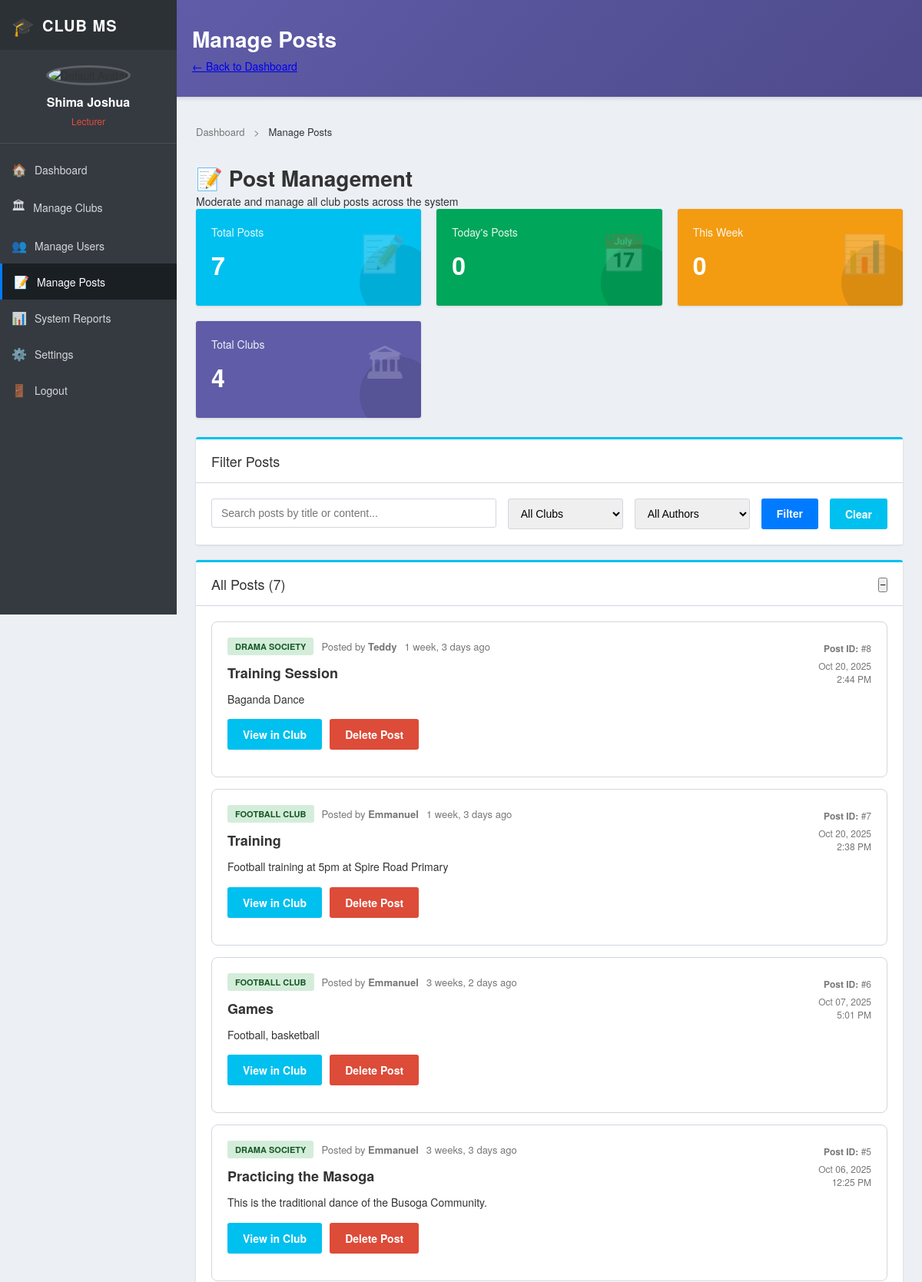
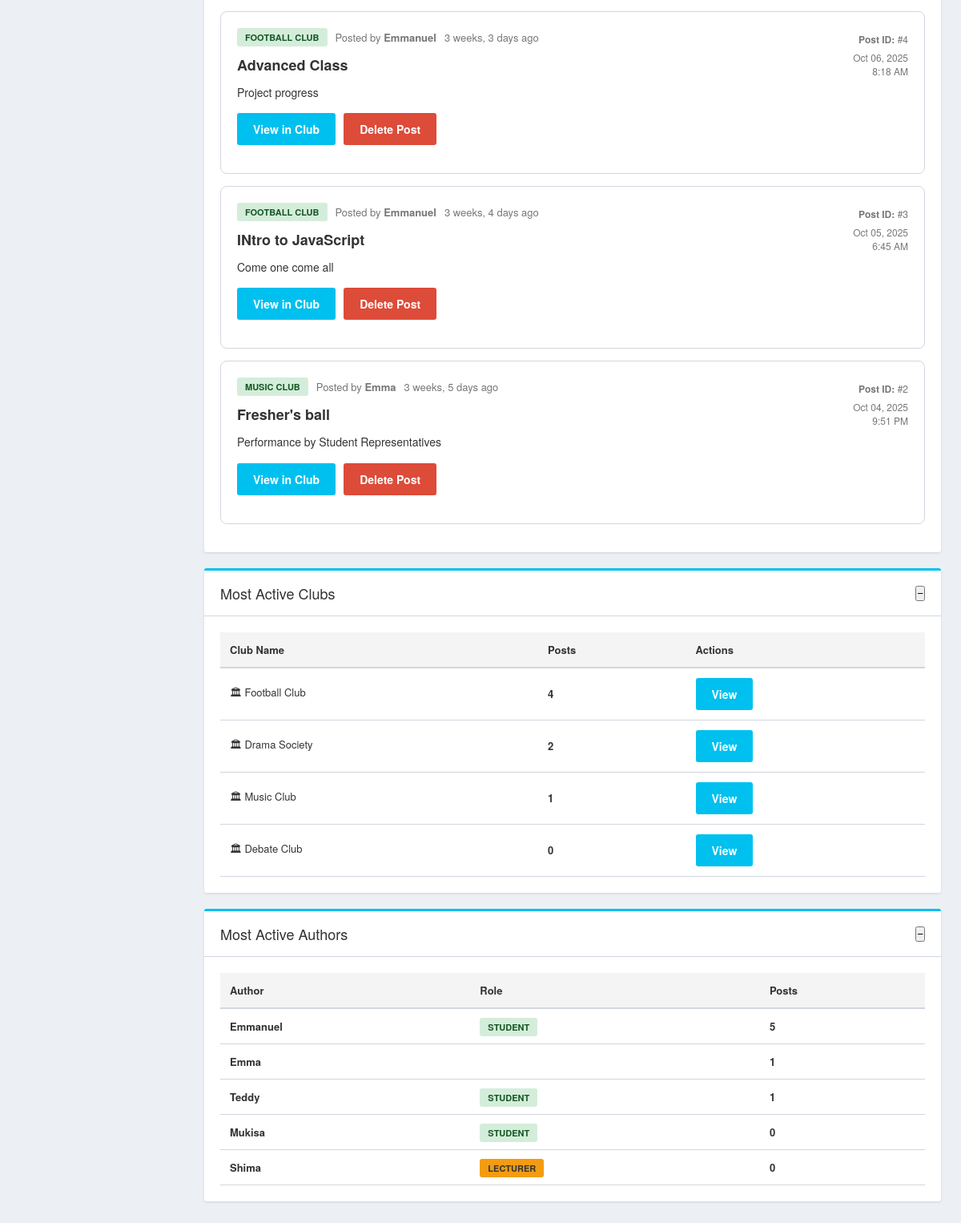
Screenshot of /users/manage-posts/ (signed in) with the database file from the repository (2 pictures, top to bottom).
### users/models.py (models this page shows, shortened)
class Profile(models.Model):
    ROLE_CHOICES = [
        ("student", "Student"),
        ("lecturer", "Lecturer"),
        ("admin", "Admin"),
    ]
    user = models.OneToOneField(User, on_delete=models.CASCADE)
    role = models.CharField(max_length=20, choices=ROLE_CHOICES)
    name = models.CharField(max_length=100)

### clubs/models.py (models this page shows, shortened)
class ClubPost(models.Model):
    club = models.ForeignKey(
        Club, on_delete=models.CASCADE, related_name="posts"
    )
    title = models.CharField(max_length=200)
    content = models.TextField()
    author = models.ForeignKey(
        settings.AUTH_USER_MODEL, on_delete=models.CASCADE
    )
    created_at = models.DateTimeField(auto_now_add=True)

class Club(models.Model):
    name = models.CharField(max_length=100)
    description = models.TextField()
    meeting_time = models.CharField(max_length=100)
    logo = models.ImageField(upload_to="club_logos/", blank=True, null=True)
    members = models.ManyToManyField(
        settings.AUTH_USER_MODEL,
        related_name="clubs",
        blank=True
    )
    created_by = models.ForeignKey(
        settings.AUTH_USER_MODEL,
        on_delete=models.CASCADE,
        related_name="created_clubs",
        null=True,
        blank=True
    )

### users/views.py (the view)
# urls.py: path('manage-posts/', views.manage_posts, name='manage_posts'),
@login_required
def manage_posts(request):
    if not hasattr(request.user, 'profile') or request.user.profile.role.lower() not in ['admin', 'lecturer']:
        messages.error(request, "You do not have permission to manage posts.")
        return redirect('dashboard')
    search_query = request.GET.get('search', '')
    club_filter = request.GET.get('club', '')
    author_filter = request.GET.get('author', '')
    posts = ClubPost.objects.all().order_by('-created_at')
    if search_query:
        posts = posts.filter(Q(title__icontains=search_query) | Q(content__icontains=search_query))
    if club_filter:
        posts = posts.filter(club__id=club_filter)
    if author_filter:
        posts = posts.filter(author__id=author_filter)
    total_posts = ClubPost.objects.count()
    today_posts = ClubPost.objects.filter(created_at__date=timezone.now().date()).count()
    week_posts = ClubPost.objects.filter(
        created_at__gte=timezone.now() - timedelta(days=7)
    ).count()
    total_clubs = Club.objects.count()
    active_clubs = Club.objects.annotate(post_count=Count('posts')).order_by('-post_count')[:5]
    active_authors = User.objects.annotate(post_count=Count('clubpost')).order_by('-post_count')[:5]
    clubs = Club.objects.all()
    authors = User.objects.all()
    context = {
        'posts': posts,
        'total_posts': total_posts,
        'today_posts': today_posts,
        'week_posts': week_posts,
        'total_clubs': total_clubs,
        'active_clubs': active_clubs,
        'active_authors': active_authors,
        'clubs': clubs,
        'authors': authors,
        'search_query': search_query,
        'club_filter': club_filter,
        'author_filter': author_filter,
    }
    return render(request, 'users/manage_posts.html', context)

### users/templates/users/manage_posts.html (shortened to what this page needs)
{% load static %}
<!DOCTYPE html>
<html lang="en">
<head>
    <link rel="stylesheet" href="{% static 'css/lecturer_dashboard.css' %}?v=1">
</head>
<body>
<div class="dashboard-wrapper">
    <aside class="sidebar">
        <div class="sidebar-header">
            <div class="logo-section">
                <span class="logo-icon">🎓</span>
                <span class="logo-text">CLUB MS</span>
            </div>
        </div>
        <div class="user-profile">
            {% if user.profile.avatar %}
                <img src="{{ user.profile.avatar.url }}" alt="{{ user.profile.name }}" class="sidebar-avatar">
            {% else %}
                <img src="{% static 'images/default-avatar.png' %}" alt="Default Avatar" class="sidebar-avatar">
            {% endif %}
            <h3>{{ user.profile.name }}</h3>
            <p class="sidebar-role" style="color: #e74c3c;">{{ user.profile.role|title }}</p>
        </div>
        <nav class="sidebar-nav">
            <ul>
                <li><a href="{% url 'admin_dashboard' %}"><span class="nav-icon">🏠</span> Dashboard</a></li>
                <li><a href="{% url 'manage_clubs' %}"><span class="nav-icon">🏛</span> Manage Clubs</a></li>
                <li><a href="{% url 'manage_users' %}"><span class="nav-icon">👥</span> Manage Users</a></li>
                <li><a href="{% url 'manage_posts' %}" class="active"><span class="nav-icon">📝</span> Manage Posts</a></li>
                <li><a href="{% url 'system_reports' %}"><span class="nav-icon">📊</span> System Reports</a></li>
                <li><a href="{% url 'admin_settings' %}"><span class="nav-icon">⚙️</span> Settings</a></li>
                <li>
                    <form id="logout-form" action="{% url 'logout' %}" method="post" style="display:inline;">
                        <button type="submit" class="sidebar-link-btn">
                            <span class="nav-icon">🚪</span> Logout
                        </button>
                    </form>
                </li>
            </ul>
        </nav>
    </aside>
    <main class="dashboard-main">
        <header class="top-header">
            <div class="header-left">
                <h1 class="page-title">Manage Posts</h1>
            </div>
            <div class="header-right">
                <a href="{% url 'admin_dashboard' %}" class="btn-back">← Back to Dashboard</a>
            </div>
        </header>
        <div class="dashboard-content">
            <div class="breadcrumb">
                <a href="{% url 'admin_dashboard' %}">Dashboard</a>
                <span class="separator">></span>
                <span class="current">Manage Posts</span>
            </div>
            <div class="page-header">
                <div class="header-content">
                    <h1>📝 Post Management</h1>
                    <p>Moderate and manage all club posts across the system</p>
                </div>
            </div>
            <section class="stats-grid">
                <div class="stat-card card-blue">
                    <div class="stat-content">
                        <h3>Total Posts</h3>
                        <p class="stat-number">{{ total_posts }}</p>
                    </div>
                    <div class="stat-icon">📝</div>
                </div>
                <div class="stat-card card-green">
                    <div class="stat-content">
                        <h3>Today's Posts</h3>
                        <p class="stat-number">{{ today_posts }}</p>
                    </div>
                    <div class="stat-icon">📅</div>
                </div>
                <div class="stat-card card-yellow">
                    <div class="stat-content">
                        <h3>This Week</h3>
                        <p class="stat-number">{{ week_posts }}</p>
                    </div>
                    <div class="stat-icon">📊</div>
                </div>
                <div class="stat-card card-purple">
                    <div class="stat-content">
                        <h3>Total Clubs</h3>
                        <p class="stat-number">{{ total_clubs }}</p>
                    </div>
                    <div class="stat-icon">🏛</div>
                </div>
            </section>
            <section class="panel">
                <div class="panel-header">
                    <h2>Filter Posts</h2>
                </div>
                <div class="panel-body">
                    <form method="get" style="display: flex; gap: 15px; flex-wrap: wrap;">
                        <div style="flex: 1; min-width: 200px;">
                            <input type="text" name="search" class="form-control"
                                   placeholder="Search posts by title or content..."
                                   value="{{ search_query }}">
                        </div>
                        <div style="min-width: 150px;">
                            <select name="club" class="form-control">
                                <option value="">All Clubs</option>
                            </select>
                        </div>
                        <div style="min-width: 150px;">
                            <select name="author" class="form-control">
                                <option value="">All Authors</option>
                            </select>
                        </div>
                        <button type="submit" class="btn btn-primary">Filter</button>
                        <a href="{% url 'manage_posts' %}" class="btn">Clear</a>
                    </form>
                </div>
            </section>
            <section class="panel">
                <div class="panel-header">
                    <h2>All Posts ({{ posts.count }})</h2>
                    <div class="panel-actions">
                        <button class="panel-toggle">−</button>
                    </div>
                </div>
                <div class="panel-body">
                    {% if posts %}
                    <div class="posts-list">
                        {% for post in posts %}
                        <div class="post-card" style="border: 1px solid var(--border-color); padding: 20px; margin-bottom: 15px; border-radius: 8px;">
                            <div style="display: flex; justify-content: space-between; align-items: start; margin-bottom: 15px;">
                                <div style="flex: 1;">
                                    <div style="display: flex; align-items: center; gap: 10px; margin-bottom: 10px;">
                                        <span class="badge badge-success">{{ post.club.name }}</span>
                                        <span style="color: var(--text-muted); font-size: 13px;">
                                            Posted by <strong>{{ post.author.username }}</strong>
                                        </span>
                                        <span style="color: var(--text-muted); font-size: 13px;">
                                            {{ post.created_at|timesince }} ago
                                        </span>
                                    </div>
                                    <h3 style="margin: 10px 0; font-size: 18px;">{{ post.title }}</h3>
                                    <p style="margin: 10px 0; color: var(--text-dark); line-height: 1.6;">
                                        {{ post.content|truncatewords:50 }}
                                    </p>
                                    <div style="margin-top: 15px; display: flex; gap: 10px;">
                                        <a href="{% url 'club_detail' post.club.id %}" class="btn btn-view">View in Club</a>
                                        <a href="{% url 'delete_post' post.id %}"
                                           class="btn btn-danger"
                                           onclick="return confirm('Are you sure you want to delete this post?')">
                                            Delete Post
                                        </a>
                                    </div>
                                </div>
                                <div style="text-align: right; min-width: 100px;">
                                    <p style="margin: 5px 0; font-size: 12px; color: var(--text-muted);">
                                        <strong>Post ID:</strong> #{{ post.id }}
                                    </p>
                                    <p style="margin: 5px 0; font-size: 12px; color: var(--text-muted);">
                                        {{ post.created_at|date:"M d, Y" }}<br>
                                        {{ post.created_at|time:"g:i A" }}
                                    </p>
                                </div>
                            </div>
                        </div>
                        {% endfor %}
                    </div>
                    {% else %}
                    <div class="empty-state">
                        <div class="empty-icon">📝</div>
                        <h2>No Posts Found</h2>
                        <p>No posts match your search criteria.</p>
                    </div>
                    {% endif %}
                </div>
            </section>
            <div class="content-grid-2">
                <section class="panel">
                    <div class="panel-header">
                        <h2>Most Active Clubs</h2>
                        <div class="panel-actions">
                            <button class="panel-toggle">−</button>
                        </div>
                    </div>
                    <div class="panel-body">
                        {% if active_clubs %}
                        <div class="clubs-table">
                            <table>
                                <thead>
                                    <tr>
                                        <th>Club Name</th>
                                        <th>Posts</th>
                                        <th>Actions</th>
                                    </tr>
                                </thead>
                                <tbody>
                                    {% for club in active_clubs %}
                                    <tr>
                                        <td>
                                            <div class="club-name-cell">
                                                <span class="club-icon-small">🏛</span>
                                                {{ club.name }}
                                            </div>
                                        </td>
                                        <td><strong>{{ club.post_count }}</strong></td>
                                        <td>
                                            <a href="{% url 'club_detail' club.id %}" class="btn btn-view">View</a>
                                        </td>
                                    </tr>
                                    {% endfor %}
                                </tbody>
                            </table>
                        </div>
                        {% else %}
                        <p style="padding: 20px; text-align: center; color: var(--text-muted);">No data available</p>
                        {% endif %}
                    </div>
                </section>
                <section class="panel">
                    <div class="panel-header">
                        <h2>Most Active Authors</h2>
                        <div class="panel-actions">
                            <button class="panel-toggle">−</button>
                        </div>
                    </div>
                    <div class="panel-body">
                        {% if active_authors %}
                        <div class="clubs-table">
                            <table>
                                <thead>
                                    <tr>
                                        <th>Author</th>
                                        <th>Role</th>
                                        <th>Posts</th>
                                    </tr>
                                </thead>
                                <tbody>
                                    {% for author in active_authors %}
                                    <tr>
                                        <td><strong>{{ author.username }}</strong></td>
                                        <td>
                                            {% if author.profile.role == 'student' %}
                                                <span class="badge badge-success">Student</span>
                                            {% elif author.profile.role == 'lecturer' %}
                                                <span class="badge" style="background: #f39c12;">Lecturer</span>
                                            {% endif %}
                                        </td>
                                        <td><strong>{{ author.post_count }}</strong></td>
                                    </tr>
                                    {% endfor %}
                                </tbody>
                            </table>
                        </div>
                        {% else %}
                        <p style="padding: 20px; text-align: center; color: var(--text-muted);">No data available</p>
                        {% endif %}
                    </div>
                </section>
            </div>
        </div>
    </main>
</div>
</body>
</html>

### rows the page displays
ClubPost: club.name "DRAMA SOCIETY", author.username "Teddy", created_at "1 week, 3 days", title "Training Session", content "Baganda Dance", id "8", created_at "Oct 20, 2025", created_at "2:44 PM"
ClubPost: club.name "FOOTBALL CLUB", author.username "Emmanuel", created_at "1 week, 3 days", title "Training", content "Football training at 5pm at Spire Road Primary", id "7", created_at "Oct 20, 2025", created_at "2:38 PM"
ClubPost: club.name "FOOTBALL CLUB", author.username "Emmanuel", created_at "3 weeks, 2 days", title "Games", content "Football, basketball", id "6", created_at "Oct 07, 2025", created_at "5:01 PM"
ClubPost: club.name "DRAMA SOCIETY", author.username "Emmanuel", created_at "3 weeks, 3 days", title "Practicing the Masoga", content "This is the traditional dance of the Busoga Community.", id "5", created_at "Oct 06, 2025", created_at "12:25 PM"
ClubPost: club.name "FOOTBALL CLUB", author.username "Emmanuel", created_at "3 weeks, 3 days", title "Advanced Class", content "Project progress", id "4", created_at "Oct 06, 2025", created_at "8:18 AM"
ClubPost: club.name "FOOTBALL CLUB", author.username "Emmanuel", created_at "3 weeks, 4 days", title "INtro to JavaScript", content "Come one come all", id "3", created_at "Oct 05, 2025", created_at "6:45 AM"
ClubPost: club.name "MUSIC CLUB", author.username "Emma", created_at "3 weeks, 5 days", title "Fresher's ball", content "Performance by Student Representatives", id "2", created_at "Oct 04, 2025", created_at "9:51 PM"
Club: name "Football Club", post_count "4"
Club: name "Drama Society", post_count "2"
Club: name "Music Club", post_count "1"
Club: name "Debate Club", post_count "0"

### other values shown
{{ user.profile.name }} "Shima Joshua"
{{ user.profile.role|title }} "Lecturer"
{{ total_posts }} "7"
{{ today_posts }} "0"
{{ week_posts }} "0"
{{ total_clubs }} "4"
{{ posts.count }} "7"
{{ author.username }} "Emmanuel"
{{ author.post_count }} "5"
{{ author.username }} "Emma"
{{ author.post_count }} "1"
{{ author.username }} "Teddy"
{{ author.username }} "Mukisa"
{{ author.post_count }} "0"
{{ author.username }} "Shima"
